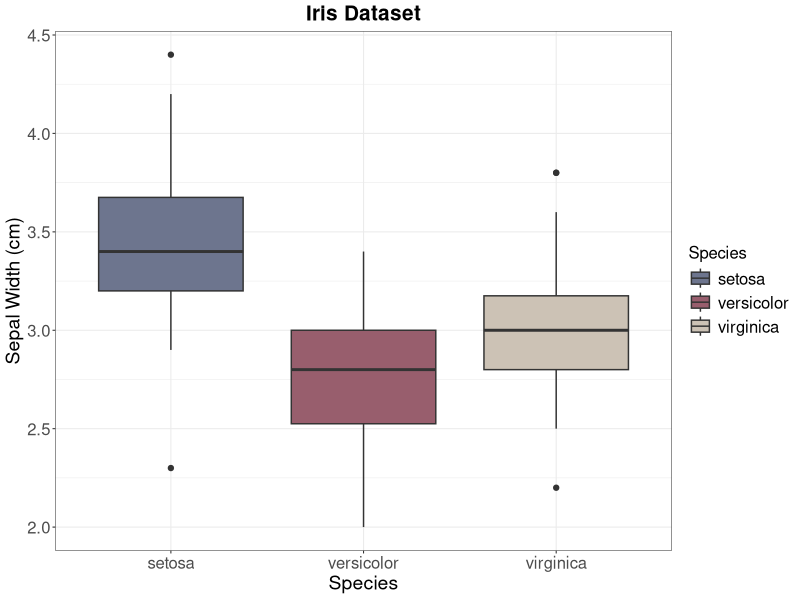
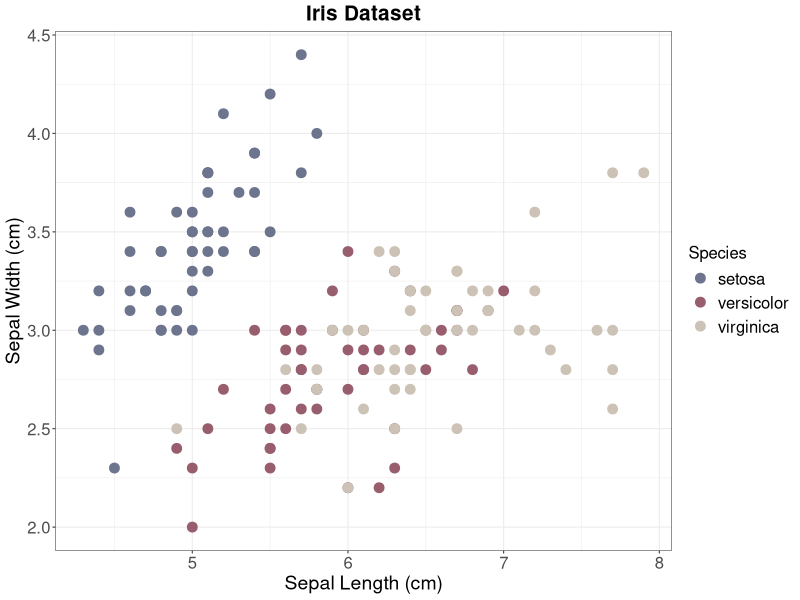
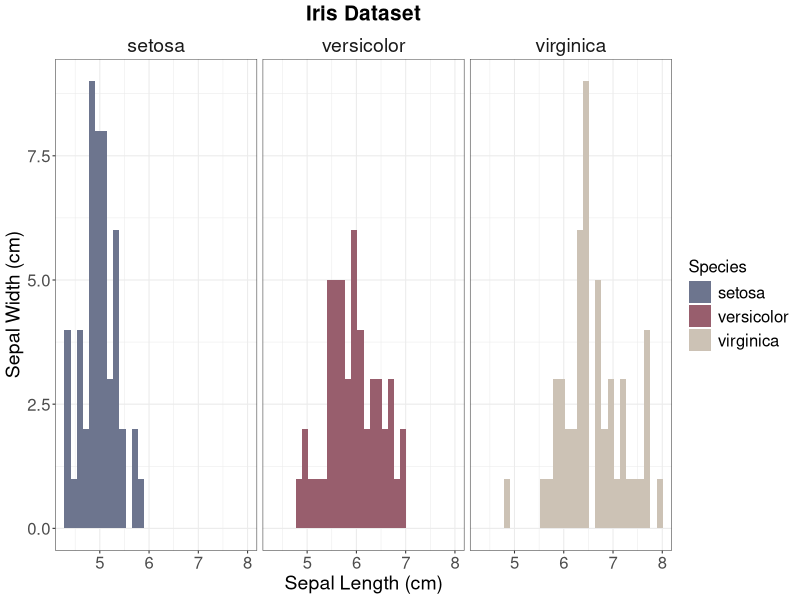
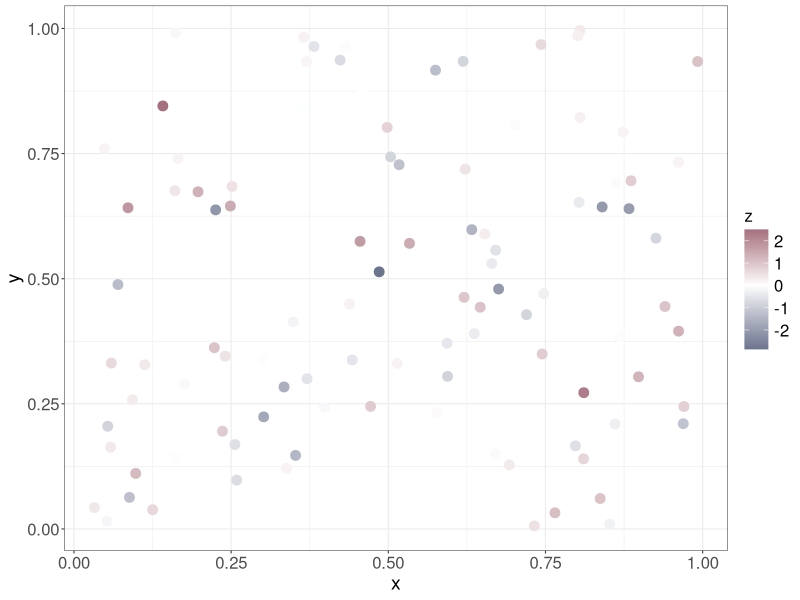
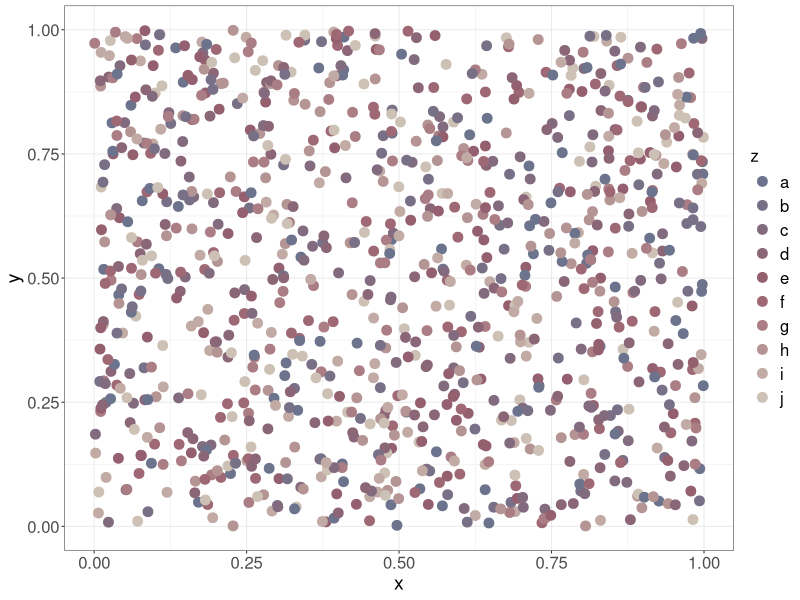

R code for these plots, in order:
## ---- chunk 1
library(ggplot2)
## ---- chunk 2
customColours <- c("#6d758e", "#985e6d", "#ccc2b5")
## ---- chunk 3
customTheme <- function(base_size=8, base_family="sans", type=NULL){
  
  # set up the colour arguments for the selected scale.
  l <-list()
  if (type == "fill"){
    arg <- "scale_fill_manual"
    l[["values"]]<-customColours
  } 
  if (type == "colour"){
    arg <- "scale_colour_manual"
    l[["values"]]<-customColours
  }
  if (type == "gradient2"){
    arg <- "scale_colour_gradient2"
    l[["low"]]<-customColours[1]
    l[["high"]]<-customColours[2]
    l[["na.value"]]<-"grey50"
    l[["guide"]]<-"colourbar"
  }
  
  # pass the scale arguments to the list that holds the adapted black/ white theme.  
  list(theme_bw(base_size = base_size, base_family = base_family) +
         theme(axis.text = element_text(size = 12),
               axis.title = element_text(size = 14),
               plot.title = element_text(size = 15, hjust=0.5, face = "bold"),
               strip.background = element_rect(colour = "white", fill="#FFFFFF"),
               strip.text.x = element_text(size = 14),
               strip.text.y = element_text(size = 14),
               legend.text = element_text(size = 12),
               legend.title = element_text(size = 12)), 
       do.call(arg, args=l))
}
## ---- chunk 4
boxPlot <- ggplot(iris, aes(x=Species, y=Sepal.Width, fill=Species)) +
  geom_boxplot() + 
  labs(x="Species", y="Sepal Width (cm)", fill="Species", title="Iris Dataset") +
  customTheme(type="fill") 
boxPlot
## ---- chunk 5
scatterPlot <- ggplot(iris, aes(x=Sepal.Length, y=Sepal.Width, colour=Species)) + 
  geom_point(size=3) + 
  labs(x="Sepal Length (cm)", y="Sepal Width (cm)", colour="Species", title="Iris Dataset") +
  customTheme(type="colour") 
scatterPlot
## ---- chunk 6
histo <- ggplot(iris, aes(Sepal.Length, fill=Species)) + 
  geom_histogram() + 
  facet_grid(. ~ Species) +
  labs(x="Sepal Length (cm)", y="Sepal Width (cm)", fill="Species", title="Iris Dataset") +
  customTheme(type="fill") 
histo
## ---- chunk 7
dat <- data.frame(
  x = runif(100),
  y = runif(100),
  z = rnorm(100)
)

scatterPlot2 <- ggplot(dat, aes(x, y, colour=z)) +
  geom_point(size=3) +
  customTheme(type="gradient2") 
scatterPlot2
## ---- chunk 8
customThemeCol <- function(base_size = 8, base_family = "sans", type=NULL, nCol=3){
  
  # set up the number of colours here.  
  if (nCol != 3) {
    customColours <-  colorRampPalette(c("#6d758e", "#985e6d", "#ccc2b5"), space = "Lab")(nCol)
  } else {
    customColours <-  c("#6d758e", "#985e6d", "#ccc2b5")
  }
  
  # set up the other arguments for the selected scale.
  l <-list()
  if (type == "fill"){
    arg <- "scale_fill_manual"
    l[["values"]]<-customColours
  } 
  if (type == "colour"){
    arg <- "scale_colour_manual"
    l[["values"]]<-customColours
  }
  if (type == "gradient2"){
    arg <- "scale_colour_gradient2"
    l[["low"]]<-customColours[1]
    l[["high"]]<-customColours[2]
    l[["na.value"]]<-"grey50"
    l[["guide"]]<-"colourbar"
  }
  
  # pass the scale arguments to the list that holds the adapted black/ white theme.    
  list(theme_bw(base_size = base_size, base_family = base_family) +
         theme(axis.text = element_text(size = 12),
               axis.title = element_text(size = 14),
               plot.title = element_text(size = 15, hjust=0.5, face = "bold"),
               strip.background = element_rect(colour = "white", fill="#FFFFFF"),
               strip.text.x = element_text(size = 14),
               strip.text.y = element_text(size = 14),
               legend.text = element_text(size = 12),
               legend.title = element_text(size = 12)), 
       do.call(arg, args=l))
}
## ---- chunk 9
nFLev <- 10
dat <- data.frame(x=runif(1000), y=runif(1000), z=rep(letters[1:nFLev], 100))

scatterPlot3 <- ggplot(dat, aes(x, y, colour=z)) + 
  geom_point(size=3) +
  customThemeCol(type="colour", nCol=nFLev) 
scatterPlot3
